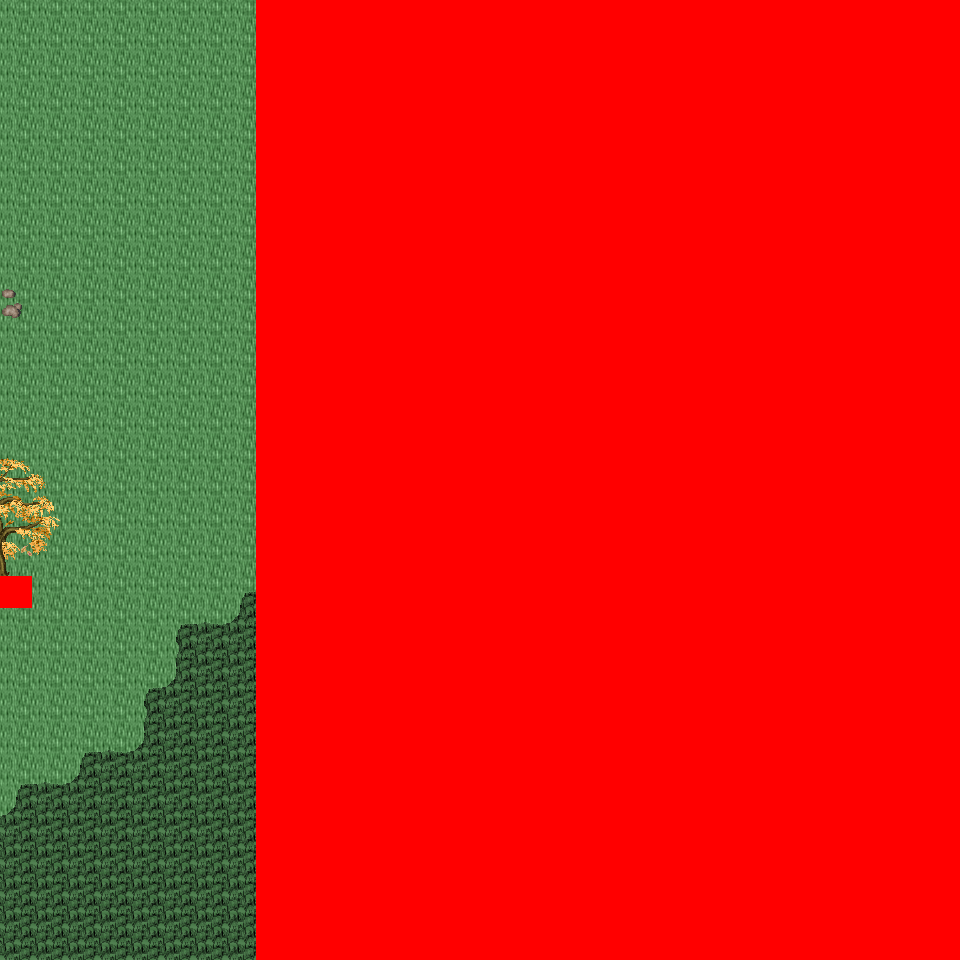

Rendered tile map (Tiled .tmx) drawn with the repository's tilesets; below, a short description and the map source with its tile grids summarised:
An orthogonal 30x30 tile map with 32x32 px tiles, 6 tile layers (Ground, Object, Object2, Above, ...), 19 tilesets and 3 objects (3x mapchange).

<map version="1.0" orientation="orthogonal" renderorder="right-down" width="30" height="30" tilewidth="32" tileheight="32" nextobjectid="4">
  <tileset firstgid="1" name="tileset_logic_collision" tilewidth="32" tileheight="32" tilecount="1" columns="1">
    <image source="../drawable/tileset_logic_collision.png" width="32" height="32" />
  </tileset>
  <tileset firstgid="2" name="tileset_ground_ground" tilewidth="32" tileheight="32" tilecount="33" columns="3">
    <image source="../drawable/tileset_ground_ground.png" width="96" height="352" />
  </tileset>
  <tileset firstgid="35" name="tileset_plant_tree_tree_darkgreen" tilewidth="32" tileheight="32" tilecount="88" columns="8">
    <image source="../drawable/tileset_plant_tree_tree_darkgreen.png" width="256" height="352" />
  </tileset>
  <tileset firstgid="123" name="tileset_plant_flower_daisy_blue" tilewidth="32" tileheight="32" tilecount="8" columns="2">
    <image source="../drawable/tileset_plant_flower_daisy_blue.png" width="64" height="128" />
  </tileset>
  <tileset firstgid="131" name="tileset_plant_flower_daisy_red" tilewidth="32" tileheight="32" tilecount="8" columns="2">
    <image source="../drawable/tileset_plant_flower_daisy_red.png" width="64" height="128" />
  </tileset>
  <tileset firstgid="139" name="tileset_plant_flower_daisy_white" tilewidth="32" tileheight="32" tilecount="8" columns="2">
    <image source="../drawable/tileset_plant_flower_daisy_white.png" width="64" height="128" />
  </tileset>
  <tileset firstgid="147" name="tileset_plant_flower_daisy_yellow" tilewidth="32" tileheight="32" tilecount="8" columns="2">
    <image source="../drawable/tileset_plant_flower_daisy_yellow.png" width="64" height="128" />
  </tileset>
  <tileset firstgid="155" name="tileset_building_thatched_roof_cottage2" tilewidth="32" tileheight="32" tilecount="20" columns="4">
    <image source="../drawable/tileset_building_thatched_roof_cottage2.png" width="128" height="160" />
  </tileset>
  <tileset firstgid="175" name="tileset_building_thatched_roof_cottage1" tilewidth="32" tileheight="32" tilecount="20" columns="4">
    <image source="../drawable/tileset_building_thatched_roof_cottage1.png" width="128" height="160" />
  </tileset>
  <tileset firstgid="195" name="tileset_item_campfires" tilewidth="32" tileheight="32" tilecount="2" columns="2">
    <image source="../drawable/tileset_item_campfires.png" width="64" height="32" />
  </tileset>
  <tileset firstgid="197" name="tileset_furniture_light_flames" tilewidth="32" tileheight="32" tilecount="6" columns="6">
    <image source="../drawable/tileset_furniture_light_flames.png" width="192" height="32" />
  </tileset>
  <tileset firstgid="203" name="tileset_item_firewood" tilewidth="32" tileheight="32" tilecount="12" columns="3">
    <image source="../drawable/tileset_item_firewood.png" width="96" height="128" />
  </tileset>
  <tileset firstgid="215" name="tileset_plant_flower_bulbs" tilewidth="32" tileheight="32" tilecount="4" columns="1">
    <image source="../drawable/tileset_plant_flower_bulbs.png" width="32" height="128" />
  </tileset>
  <tileset firstgid="219" name="tileset_ground_grass_corners" tilewidth="32" tileheight="32" tilecount="24" columns="6">
    <image source="../drawable/tileset_ground_grass_corners.png" width="192" height="128" />
  </tileset>
  <tileset firstgid="243" name="tileset_ground_grass_edges" tilewidth="32" tileheight="32" tilecount="36" columns="12">
    <image source="../drawable/tileset_ground_grass_edges.png" width="384" height="96" />
  </tileset>
  <tileset firstgid="279" name="tileset_plant_tree_fall_trees" tilewidth="32" tileheight="32" tilecount="40" columns="8">
    <image source="../drawable/tileset_plant_tree_fall_trees.png" width="256" height="160" />
  </tileset>
  <tileset firstgid="319" name="tileset_plant_leaves" tilewidth="32" tileheight="32" tilecount="8" columns="4">
    <image source="../drawable/tileset_plant_leaves.png" width="128" height="64" />
  </tileset>
  <tileset firstgid="327" name="tileset_ground_grass_2" tilewidth="32" tileheight="32" tilecount="21" columns="3">
    <image source="../drawable/tileset_ground_grass_2.png" width="96" height="224" />
  </tileset>
  <tileset firstgid="348" name="tileset_ground_rock_pebbles" tilewidth="32" tileheight="32" tilecount="3" columns="1">
    <image source="../drawable/tileset_ground_rock_pebbles.png" width="32" height="96" />
  </tileset>
  <layer name="Ground" width="30" height="30">
    <data>[900 cells, 900 non-empty, 2 distinct tile ids]</data>
  </layer>
  <layer name="Object" width="30" height="30">
    <data>[900 cells, 86 non-empty, 14 distinct tile ids]</data>
  </layer>
  <layer name="Object2" width="30" height="30">
    <data>[900 cells, 2 non-empty, 2 distinct tile ids]</data>
  </layer>
  <layer name="Above" width="30" height="30">
    <data>[900 cells, 637 non-empty, 31 distinct tile ids]</data>
  </layer>
  <layer name="Above2" width="30" height="30">
    <data>[900 cells, 0 non-empty, 0 distinct tile ids]</data>
  </layer>
  <layer name="Walkable" width="30" height="30">
    <data>[900 cells, 661 non-empty, 1 distinct tile ids]</data>
  </layer>
  <objectgroup name="MapEvents">
    <object id="1" name="south" type="mapchange" x="0" y="928" width="256" height="32">
      <properties>
        <property name="map" value="0_ados_mountain_n2_w2_x3_y1" />
        <property name="place" value="north" />
      </properties>
    </object>
    <object id="2" name="west" type="mapchange" x="0" y="0" width="32" height="576">
      <properties>
        <property name="map" value="0_ados_mountain_n2_w2_x2_y0" />
        <property name="place" value="east" />
      </properties>
    </object>
    <object id="3" name="west2" type="mapchange" x="0" y="608" width="32" height="352">
      <properties>
        <property name="map" value="0_ados_mountain_n2_w2_x2_y0" />
        <property name="place" value="east2" />
      </properties>
    </object>
  </objectgroup>
</map>
